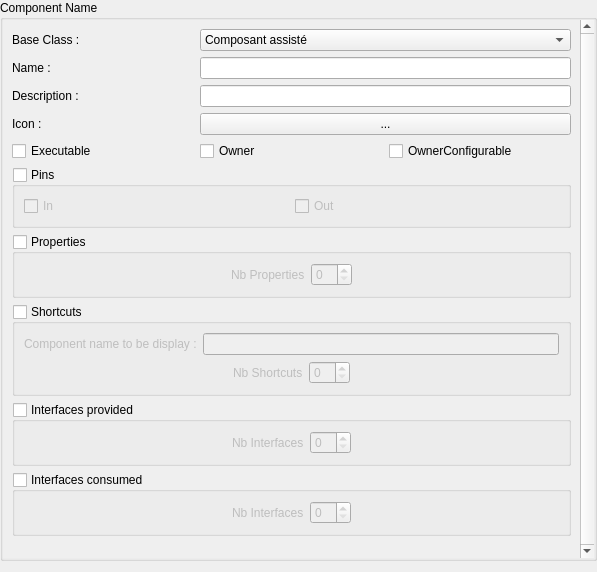
<?xml version="1.0" encoding="UTF-8"?>
<ui version="4.0">
 <class>component</class>
 <widget class="QWidget" name="component">
  <property name="geometry">
   <rect>
    <x>0</x>
    <y>0</y>
    <width>597</width>
    <height>572</height>
   </rect>
  </property>
  <property name="windowTitle">
   <string>component</string>
  </property>
  <layout class="QGridLayout" name="gridLayout">
   <property name="leftMargin">
    <number>0</number>
   </property>
   <property name="topMargin">
    <number>0</number>
   </property>
   <property name="rightMargin">
    <number>0</number>
   </property>
   <item row="0" column="0">
    <widget class="QGroupBox" name="groupBox">
     <property name="title">
      <string>Component Name</string>
     </property>
     <layout class="QGridLayout" name="gridLayout_2">
      <property name="margin">
       <number>0</number>
      </property>
      <item row="0" column="0">
       <widget class="QScrollArea" name="scrollArea">
        <property name="frameShape">
         <enum>QFrame::NoFrame</enum>
        </property>
        <property name="frameShadow">
         <enum>QFrame::Plain</enum>
        </property>
        <property name="verticalScrollBarPolicy">
         <enum>Qt::ScrollBarAlwaysOn</enum>
        </property>
        <property name="horizontalScrollBarPolicy">
         <enum>Qt::ScrollBarAlwaysOff</enum>
        </property>
        <property name="widgetResizable">
         <bool>true</bool>
        </property>
        <widget class="QWidget" name="scrollAreaWidgetContents">
         <property name="geometry">
          <rect>
           <x>0</x>
           <y>0</y>
           <width>578</width>
           <height>548</height>
          </rect>
         </property>
         <layout class="QGridLayout" name="gridLayout_3">
          <item row="1" column="0">
           <widget class="QLabel" name="label_3">
            <property name="text">
             <string>Name :</string>
            </property>
           </widget>
          </item>
          <item row="1" column="1" colspan="2">
           <widget class="QLineEdit" name="Le_name"/>
          </item>
          <item row="2" column="0">
           <widget class="QLabel" name="label_2">
            <property name="text">
             <string>Description :</string>
            </property>
           </widget>
          </item>
          <item row="2" column="1" colspan="2">
           <widget class="QLineEdit" name="Le_desc"/>
          </item>
          <item row="4" column="0">
           <widget class="QCheckBox" name="Cb_executable">
            <property name="text">
             <string>Executable</string>
            </property>
           </widget>
          </item>
          <item row="5" column="0" colspan="3">
           <widget class="QGroupBox" name="Gb_pins">
            <property name="sizePolicy">
             <sizepolicy hsizetype="Preferred" vsizetype="Maximum">
              <horstretch>0</horstretch>
              <verstretch>0</verstretch>
             </sizepolicy>
            </property>
            <property name="title">
             <string>Pins</string>
            </property>
            <property name="checkable">
             <bool>true</bool>
            </property>
            <property name="checked">
             <bool>false</bool>
            </property>
            <layout class="QGridLayout" name="gridLayout_7">
             <property name="margin">
              <number>0</number>
             </property>
             <property name="spacing">
              <number>0</number>
             </property>
             <item row="0" column="0">
              <widget class="QWidget" name="w_pin" native="true">
               <layout class="QGridLayout" name="gridLayout_8">
                <item row="0" column="0">
                 <widget class="QCheckBox" name="Cb_pinIn">
                  <property name="text">
                   <string>In</string>
                  </property>
                 </widget>
                </item>
                <item row="0" column="1">
                 <widget class="QCheckBox" name="Cb_pinOut">
                  <property name="text">
                   <string>Out</string>
                  </property>
                 </widget>
                </item>
               </layout>
              </widget>
             </item>
            </layout>
           </widget>
          </item>
          <item row="6" column="0" colspan="3">
           <widget class="QGroupBox" name="Gb_properties">
            <property name="sizePolicy">
             <sizepolicy hsizetype="Preferred" vsizetype="Maximum">
              <horstretch>0</horstretch>
              <verstretch>0</verstretch>
             </sizepolicy>
            </property>
            <property name="title">
             <string>Properties</string>
            </property>
            <property name="checkable">
             <bool>true</bool>
            </property>
            <property name="checked">
             <bool>false</bool>
            </property>
            <layout class="QGridLayout" name="gridLayout_9">
             <property name="margin">
              <number>0</number>
             </property>
             <property name="spacing">
              <number>0</number>
             </property>
             <item row="0" column="0">
              <widget class="QWidget" name="w_properties" native="true">
               <layout class="QGridLayout" name="gridLayout_10">
                <item row="0" column="1">
                 <layout class="QHBoxLayout" name="horizontalLayout">
                  <item>
                   <spacer name="horizontalSpacer_2">
                    <property name="orientation">
                     <enum>Qt::Horizontal</enum>
                    </property>
                    <property name="sizeHint" stdset="0">
                     <size>
                      <width>40</width>
                      <height>20</height>
                     </size>
                    </property>
                   </spacer>
                  </item>
                  <item>
                   <widget class="QLabel" name="label">
                    <property name="text">
                     <string>Nb Properties</string>
                    </property>
                   </widget>
                  </item>
                  <item>
                   <widget class="QSpinBox" name="Sb_properties"/>
                  </item>
                  <item>
                   <spacer name="horizontalSpacer">
                    <property name="orientation">
                     <enum>Qt::Horizontal</enum>
                    </property>
                    <property name="sizeHint" stdset="0">
                     <size>
                      <width>40</width>
                      <height>20</height>
                     </size>
                    </property>
                   </spacer>
                  </item>
                 </layout>
                </item>
                <item row="1" column="1">
                 <layout class="QVBoxLayout" name="v_properties"/>
                </item>
               </layout>
              </widget>
             </item>
            </layout>
           </widget>
          </item>
          <item row="7" column="0" colspan="3">
           <widget class="QGroupBox" name="Gb_shortcuts">
            <property name="sizePolicy">
             <sizepolicy hsizetype="Preferred" vsizetype="Maximum">
              <horstretch>0</horstretch>
              <verstretch>0</verstretch>
             </sizepolicy>
            </property>
            <property name="title">
             <string>Shortcuts</string>
            </property>
            <property name="checkable">
             <bool>true</bool>
            </property>
            <property name="checked">
             <bool>false</bool>
            </property>
            <layout class="QGridLayout" name="gridLayout_13">
             <property name="margin">
              <number>0</number>
             </property>
             <property name="spacing">
              <number>0</number>
             </property>
             <item row="2" column="0">
              <widget class="QWidget" name="w_shortcuts" native="true">
               <layout class="QGridLayout" name="gridLayout_14">
                <item row="1" column="1">
                 <widget class="QLabel" name="label_5">
                  <property name="text">
                   <string>Component name to be display :</string>
                  </property>
                 </widget>
                </item>
                <item row="2" column="1" colspan="2">
                 <layout class="QHBoxLayout" name="horizontalLayout_2">
                  <item>
                   <spacer name="horizontalSpacer_3">
                    <property name="orientation">
                     <enum>Qt::Horizontal</enum>
                    </property>
                    <property name="sizeHint" stdset="0">
                     <size>
                      <width>40</width>
                      <height>20</height>
                     </size>
                    </property>
                   </spacer>
                  </item>
                  <item>
                   <widget class="QLabel" name="label_4">
                    <property name="text">
                     <string>Nb Shortcuts</string>
                    </property>
                   </widget>
                  </item>
                  <item>
                   <widget class="QSpinBox" name="Sb_shortcuts"/>
                  </item>
                  <item>
                   <spacer name="horizontalSpacer_4">
                    <property name="orientation">
                     <enum>Qt::Horizontal</enum>
                    </property>
                    <property name="sizeHint" stdset="0">
                     <size>
                      <width>40</width>
                      <height>20</height>
                     </size>
                    </property>
                   </spacer>
                  </item>
                 </layout>
                </item>
                <item row="1" column="2">
                 <widget class="QLineEdit" name="Le_shortcutComponentName"/>
                </item>
                <item row="3" column="1" colspan="2">
                 <layout class="QVBoxLayout" name="v_shortcuts"/>
                </item>
               </layout>
              </widget>
             </item>
            </layout>
           </widget>
          </item>
          <item row="8" column="0" colspan="3">
           <widget class="QGroupBox" name="Gb_IProvided">
            <property name="sizePolicy">
             <sizepolicy hsizetype="Preferred" vsizetype="Maximum">
              <horstretch>0</horstretch>
              <verstretch>0</verstretch>
             </sizepolicy>
            </property>
            <property name="title">
             <string>Interfaces provided</string>
            </property>
            <property name="checkable">
             <bool>true</bool>
            </property>
            <property name="checked">
             <bool>false</bool>
            </property>
            <layout class="QGridLayout" name="gridLayout_15">
             <property name="margin">
              <number>0</number>
             </property>
             <property name="spacing">
              <number>0</number>
             </property>
             <item row="2" column="0">
              <widget class="QWidget" name="w_iprovided" native="true">
               <layout class="QGridLayout" name="gridLayout_16">
                <item row="1" column="1" colspan="2">
                 <layout class="QHBoxLayout" name="horizontalLayout_3">
                  <item>
                   <spacer name="horizontalSpacer_5">
                    <property name="orientation">
                     <enum>Qt::Horizontal</enum>
                    </property>
                    <property name="sizeHint" stdset="0">
                     <size>
                      <width>40</width>
                      <height>20</height>
                     </size>
                    </property>
                   </spacer>
                  </item>
                  <item>
                   <widget class="QLabel" name="label_7">
                    <property name="text">
                     <string>Nb Interfaces</string>
                    </property>
                   </widget>
                  </item>
                  <item>
                   <widget class="QSpinBox" name="Sb_pIntefaces"/>
                  </item>
                  <item>
                   <spacer name="horizontalSpacer_6">
                    <property name="orientation">
                     <enum>Qt::Horizontal</enum>
                    </property>
                    <property name="sizeHint" stdset="0">
                     <size>
                      <width>40</width>
                      <height>20</height>
                     </size>
                    </property>
                   </spacer>
                  </item>
                 </layout>
                </item>
                <item row="2" column="1" colspan="2">
                 <layout class="QVBoxLayout" name="v_pInterfaces"/>
                </item>
               </layout>
              </widget>
             </item>
            </layout>
           </widget>
          </item>
          <item row="9" column="0" colspan="3">
           <widget class="QGroupBox" name="Gb_IConsummed">
            <property name="sizePolicy">
             <sizepolicy hsizetype="Preferred" vsizetype="Maximum">
              <horstretch>0</horstretch>
              <verstretch>0</verstretch>
             </sizepolicy>
            </property>
            <property name="title">
             <string>Interfaces consumed</string>
            </property>
            <property name="checkable">
             <bool>true</bool>
            </property>
            <property name="checked">
             <bool>false</bool>
            </property>
            <layout class="QGridLayout" name="gridLayout_17">
             <property name="margin">
              <number>0</number>
             </property>
             <property name="spacing">
              <number>0</number>
             </property>
             <item row="2" column="0">
              <widget class="QWidget" name="w_iconsummed" native="true">
               <layout class="QGridLayout" name="gridLayout_18">
                <item row="1" column="1" colspan="2">
                 <layout class="QHBoxLayout" name="horizontalLayout_4">
                  <item>
                   <spacer name="horizontalSpacer_7">
                    <property name="orientation">
                     <enum>Qt::Horizontal</enum>
                    </property>
                    <property name="sizeHint" stdset="0">
                     <size>
                      <width>40</width>
                      <height>20</height>
                     </size>
                    </property>
                   </spacer>
                  </item>
                  <item>
                   <widget class="QLabel" name="label_8">
                    <property name="text">
                     <string>Nb Interfaces</string>
                    </property>
                   </widget>
                  </item>
                  <item>
                   <widget class="QSpinBox" name="Sb_cIntefaces"/>
                  </item>
                  <item>
                   <spacer name="horizontalSpacer_8">
                    <property name="orientation">
                     <enum>Qt::Horizontal</enum>
                    </property>
                    <property name="sizeHint" stdset="0">
                     <size>
                      <width>40</width>
                      <height>20</height>
                     </size>
                    </property>
                   </spacer>
                  </item>
                 </layout>
                </item>
                <item row="2" column="1" colspan="2">
                 <layout class="QVBoxLayout" name="v_cInterfaces"/>
                </item>
               </layout>
              </widget>
             </item>
            </layout>
           </widget>
          </item>
          <item row="10" column="0">
           <spacer name="verticalSpacer">
            <property name="orientation">
             <enum>Qt::Vertical</enum>
            </property>
            <property name="sizeHint" stdset="0">
             <size>
              <width>113</width>
              <height>46</height>
             </size>
            </property>
           </spacer>
          </item>
          <item row="0" column="0">
           <widget class="QLabel" name="label_6">
            <property name="text">
             <string>Base Class :</string>
            </property>
           </widget>
          </item>
          <item row="0" column="1" colspan="2">
           <widget class="QComboBox" name="Cb_baseClass">
            <item>
             <property name="text">
              <string>Composant assisté</string>
             </property>
            </item>
            <item>
             <property name="text">
              <string>Composant assisté + ISxModel</string>
             </property>
            </item>
           </widget>
          </item>
          <item row="3" column="0">
           <widget class="QLabel" name="label_9">
            <property name="text">
             <string>Icon :</string>
            </property>
           </widget>
          </item>
          <item row="3" column="1" colspan="2">
           <widget class="QPushButton" name="Pb_icon">
            <property name="text">
             <string>...</string>
            </property>
           </widget>
          </item>
          <item row="4" column="1">
           <widget class="QCheckBox" name="Cb_owner">
            <property name="text">
             <string>Owner</string>
            </property>
           </widget>
          </item>
          <item row="4" column="2">
           <widget class="QCheckBox" name="Cb_ownerConfigurable">
            <property name="text">
             <string>OwnerConfigurable</string>
            </property>
           </widget>
          </item>
         </layout>
        </widget>
       </widget>
      </item>
     </layout>
    </widget>
   </item>
  </layout>
 </widget>
 <resources/>
 <connections/>
</ui>
